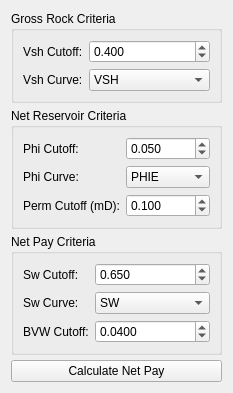
       <widget class="QWidget" name="tabZoneCriteria">
        <attribute name="title">
         <string>Net Pay</string>
        </attribute>
        <layout class="QVBoxLayout" name="layoutZoneCriteria">
         <property name="spacing">
          <number>5</number>
         </property>
         <item>
          <widget class="QGroupBox" name="groupGrossCriteria">
           <property name="title">
            <string>Gross Rock Criteria</string>
           </property>
           <layout class="QFormLayout" name="formGross">
            <property name="verticalSpacing">
             <number>6</number>
            </property>
            <item row="0" column="0">
             <widget class="QLabel" name="lblVshCutoff">
              <property name="text">
               <string>Vsh Cutoff:</string>
              </property>
             </widget>
            </item>
            <item row="0" column="1">
             <widget class="QDoubleSpinBox" name="spinVshCutoff">
              <property name="decimals">
               <number>3</number>
              </property>
              <property name="minimum">
               <double>0.000000000000000</double>
              </property>
              <property name="maximum">
               <double>1.000000000000000</double>
              </property>
              <property name="singleStep">
               <double>0.050000000000000</double>
              </property>
              <property name="value">
               <double>0.400000000000000</double>
              </property>
             </widget>
            </item>
            <item row="1" column="0">
             <widget class="QLabel" name="lblVshCurve">
              <property name="text">
               <string>Vsh Curve:</string>
              </property>
             </widget>
            </item>
            <item row="1" column="1">
             <widget class="QComboBox" name="comboVshCurve">
              <item>
               <property name="text">
                <string>VSH</string>
               </property>
              </item>
              <item>
               <property name="text">
                <string>VWCL</string>
               </property>
              </item>
             </widget>
            </item>
           </layout>
          </widget>
         </item>
         <item>
          <widget class="QGroupBox" name="groupNetCriteria">
           <property name="title">
            <string>Net Reservoir Criteria</string>
           </property>
           <layout class="QFormLayout" name="formNet">
            <property name="verticalSpacing">
             <number>6</number>
            </property>
            <item row="0" column="0">
             <widget class="QLabel" name="lblPhiCutoff">
              <property name="text">
               <string>Phi Cutoff:</string>
              </property>
             </widget>
            </item>
            <item row="0" column="1">
             <widget class="QDoubleSpinBox" name="spinPhiCutoff">
              <property name="decimals">
               <number>3</number>
              </property>
              <property name="minimum">
               <double>0.000000000000000</double>
              </property>
              <property name="maximum">
               <double>1.000000000000000</double>
              </property>
              <property name="singleStep">
               <double>0.010000000000000</double>
              </property>
              <property name="value">
               <double>0.050000000000000</double>
              </property>
             </widget>
            </item>
            <item row="1" column="0">
             <widget class="QLabel" name="lblPhiCurve">
              <property name="text">
               <string>Phi Curve:</string>
              </property>
             </widget>
            </item>
            <item row="1" column="1">
             <widget class="QComboBox" name="comboPhiCurve">
              <item>
               <property name="text">
                <string>PHIE</string>
               </property>
              </item>
              <item>
               <property name="text">
                <string>PHIT</string>
               </property>
              </item>
             </widget>
            </item>
            <item row="2" column="0">
             <widget class="QLabel" name="lblPermCutoff">
              <property name="text">
               <string>Perm Cutoff (mD):</string>
              </property>
             </widget>
            </item>
            <item row="2" column="1">
             <widget class="QDoubleSpinBox" name="spinPermCutoff">
              <property name="decimals">
               <number>3</number>
              </property>
              <property name="minimum">
               <double>0.000000000000000</double>
              </property>
              <property name="maximum">
               <double>10000.000000000000000</double>
              </property>
              <property name="singleStep">
               <double>0.100000000000000</double>
              </property>
              <property name="value">
               <double>0.100000000000000</double>
              </property>
             </widget>
            </item>
           </layout>
          </widget>
         </item>
         <item>
          <widget class="QGroupBox" name="groupPayCriteria">
           <property name="title">
            <string>Net Pay Criteria</string>
           </property>
           <layout class="QFormLayout" name="formPay">
            <property name="verticalSpacing">
             <number>6</number>
            </property>
            <item row="0" column="0">
             <widget class="QLabel" name="lblSwCutoff">
              <property name="text">
               <string>Sw Cutoff:</string>
              </property>
             </widget>
            </item>
            <item row="0" column="1">
             <widget class="QDoubleSpinBox" name="spinSwCutoff">
              <property name="decimals">
               <number>3</number>
              </property>
              <property name="minimum">
               <double>0.000000000000000</double>
              </property>
              <property name="maximum">
               <double>1.000000000000000</double>
              </property>
              <property name="singleStep">
               <double>0.050000000000000</double>
              </property>
              <property name="value">
               <double>0.650000000000000</double>
              </property>
             </widget>
            </item>
            <item row="1" column="0">
             <widget class="QLabel" name="lblSwCurve">
              <property name="text">
               <string>Sw Curve:</string>
              </property>
             </widget>
            </item>
            <item row="1" column="1">
             <widget class="QComboBox" name="comboSwCurve">
              <item>
               <property name="text">
                <string>SW</string>
               </property>
              </item>
              <item>
               <property name="text">
                <string>SXO</string>
               </property>
              </item>
             </widget>
            </item>
            <item row="2" column="0">
             <widget class="QLabel" name="lblBVWCutoff">
              <property name="text">
               <string>BVW Cutoff:</string>
              </property>
             </widget>
            </item>
            <item row="2" column="1">
             <widget class="QDoubleSpinBox" name="spinBVWCutoff">
              <property name="decimals">
               <number>4</number>
              </property>
              <property name="minimum">
               <double>0.000000000000000</double>
              </property>
              <property name="maximum">
               <double>1.000000000000000</double>
              </property>
              <property name="singleStep">
               <double>0.010000000000000</double>
              </property>
              <property name="value">
               <double>0.040000000000000</double>
              </property>
             </widget>
            </item>
           </layout>
          </widget>
         </item>
         <item>
          <widget class="QPushButton" name="btnCalculateNetPay">
           <property name="text">
            <string>Calculate Net Pay</string>
           </property>
          </widget>
         </item>
        </layout>
       </widget>
